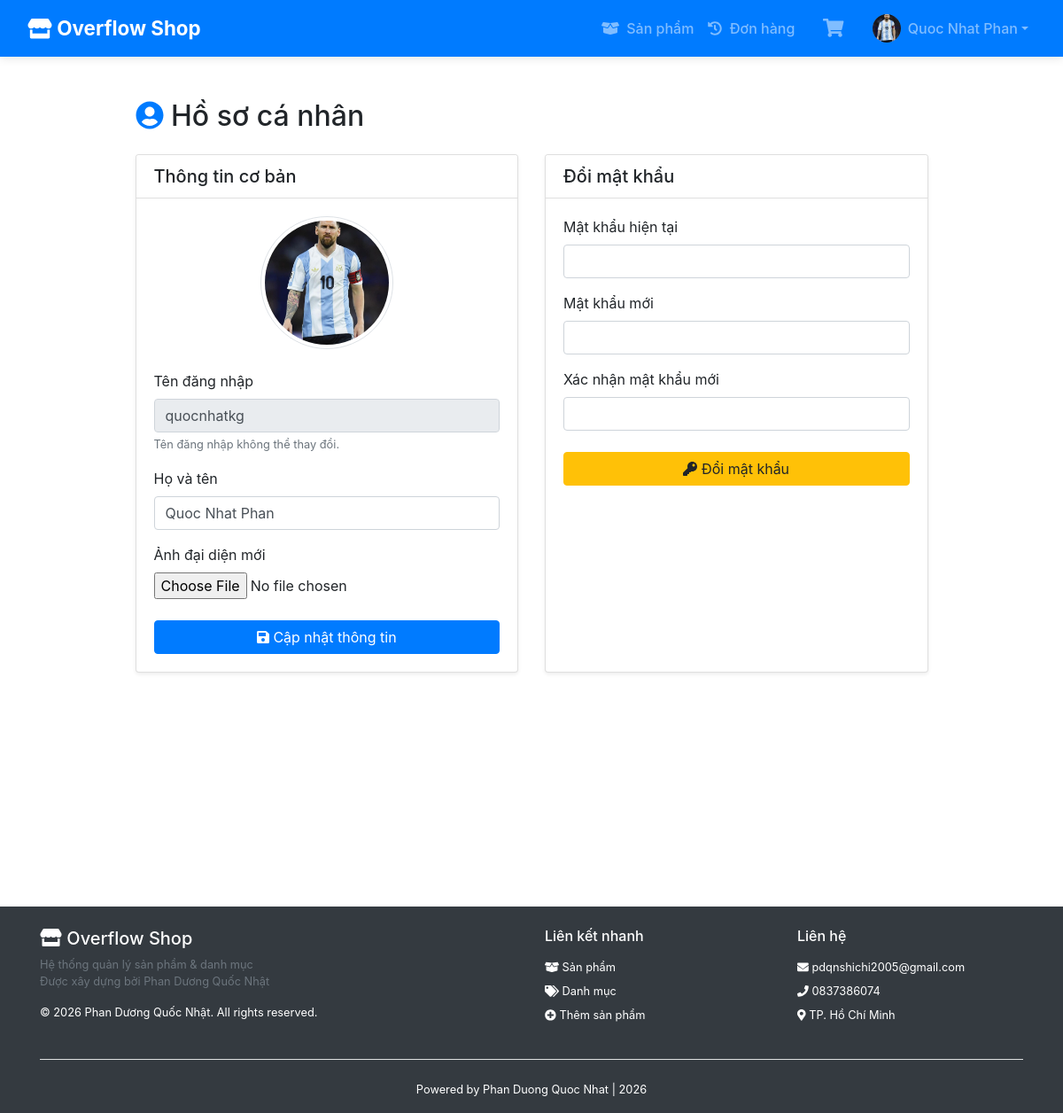
The page /account/profile (signed in) on the database its author committed.
### tables this page shows
CREATE TABLE `account` (
  `id` int NOT NULL AUTO_INCREMENT,
  `username` varchar(255) NOT NULL,
  `fullname` varchar(255) NOT NULL,
  `password` varchar(255) NOT NULL,
  `role` enum('user','admin') NOT NULL DEFAULT 'user',
  `created_at` timestamp NULL DEFAULT CURRENT_TIMESTAMP,
  `avatar` varchar(255) DEFAULT NULL,
  PRIMARY KEY (`id`),
  UNIQUE KEY `username` (`username`)
);

### app/controllers/AccountController.php (called while the page is built, shortened)
<?php
require_once 'app/config/database.php';
require_once 'app/models/AccountModel.php';
class AccountController
{
    private $accountModel;
    public function __construct()
    {
        $this->db = (new Database())->getConnection();
        $this->accountModel = new AccountModel($this->db);
    }
    public function profile()
    {
        $account = $this->accountModel->getAccountById($_SESSION['user_id']);
        include_once 'app/views/account/profile.php';
    }
}

### index.php (called while the page is built, shortened)
<?php
require_once 'app/config/database.php';
$url = $_GET['url'] ?? '';
$url = rtrim($url, '/');
$url = filter_var($url, FILTER_SANITIZE_URL);
$url = explode('/', $url);
$action = isset($url[1]) && $url[1] !== '' ? $url[1] : 'index';
$controller = new $controllerName();
call_user_func_array([$controller, $action], array_slice($url, 2));

### app/config/database.php (called while the page is built, shortened)
<?php
class Database
{
    private $host = "localhost";
    private $db_name = "quocnhat_store";
    private $username = "root";
    private $password = "";
    public function getConnection()
    {
        $this->conn = null;
        try {
            $this->conn = new PDO("mysql:host=" . $this->host . ";dbname=" . $this->db_name, $this->username, $this->password);
            $this->conn->exec("set names utf8");
        } catch (PDOException $exception) {
            echo "Connection error: " . $exception->getMessage();
        }
        return $this->conn;
    }
}

### app/models/AccountModel.php (called while the page is built, shortened)
<?php
class AccountModel
{
    private $conn;
    private $table_name = "account";
    public function __construct($db)
    {
        $this->conn = $db;
    }
    public function getAccountById($id)
    {
        $query = "SELECT id, username, fullname, password, role, avatar, created_at
                  FROM " . $this->table_name . " WHERE id = :id";
        $stmt = $this->conn->prepare($query);
        $stmt->bindParam(':id', $id, PDO::PARAM_INT);
        $stmt->execute();
        return $stmt->fetch(PDO::FETCH_OBJ);
    }
}

### app/views/account/profile.php (the view, shortened to what this page needs)
<?php include 'app/views/shares/header.php'; ?>
<div class="container mt-5 mb-5">
    <div class="row justify-content-center">
        <div class="col-lg-10">
            <h2 class="mb-4"><i class="fas fa-user-circle text-primary"></i> Hồ sơ cá nhân</h2>
            <div class="row">
                <div class="col-md-6 mb-4">
                    <div class="card shadow-sm h-100">
                        <div class="card-header bg-white">
                            <h5 class="mb-0">Thông tin cơ bản</h5>
                        </div>
                        <div class="card-body">
                            <form action="/PhanDuongQuocNhat/account/updateProfile" method="POST" enctype="multipart/form-data">
                                <div class="text-center mb-4">
                                    <?php if (!empty($account->avatar)): ?>
                                        <img src="/PhanDuongQuocNhat/<?= htmlspecialchars($account->avatar) ?>"
                                             class="rounded-circle img-thumbnail"
                                             style="width: 150px; height: 150px; object-fit: cover;"
                                             alt="Avatar">
                                    <?php else: ?>
                                        <div class="rounded-circle bg-light d-flex align-items-center justify-content-center mx-auto" style="width: 150px; height: 150px;">
                                            <i class="fas fa-user fa-5x text-secondary"></i>
                                        </div>
                                    <?php endif; ?>
                                </div>
                                <div class="form-group">
                                    <label class="fw-bold">Tên đăng nhập</label>
                                    <input type="text" class="form-control" value="<?= htmlspecialchars($account->username) ?>" readonly disabled>
                                    <small class="form-text text-muted">Tên đăng nhập không thể thay đổi.</small>
                                </div>
                                <div class="form-group">
                                    <label class="fw-bold">Họ và tên</label>
                                    <input type="text" name="fullname" class="form-control" value="<?= htmlspecialchars($account->fullname) ?>" required>
                                </div>
                                <div class="form-group">
                                    <label class="fw-bold">Ảnh đại diện mới</label>
                                    <input type="file" name="avatar" class="form-control-file" accept="image/*">
                                </div>
                                <button type="submit" class="btn btn-primary d-block w-100 mt-4">
                                    <i class="fas fa-save"></i> Cập nhật thông tin
                                </button>
                            </form>
                        </div>
                    </div>
                </div>
                <div class="col-md-6 mb-4">
                    <div class="card shadow-sm h-100">
                        <div class="card-header bg-white">
                            <h5 class="mb-0">Đổi mật khẩu</h5>
                        </div>
                        <div class="card-body">
                            <form action="/PhanDuongQuocNhat/account/changePassword" method="POST">
                                <div class="form-group">
                                    <label class="fw-bold">Mật khẩu hiện tại</label>
                                    <input type="password" name="current_password" class="form-control" required>
                                </div>
                                <div class="form-group">
                                    <label class="fw-bold">Mật khẩu mới</label>
                                    <input type="password" name="new_password" class="form-control" required minlength="6">
                                </div>
                                <div class="form-group">
                                    <label class="fw-bold">Xác nhận mật khẩu mới</label>
                                    <input type="password" name="confirm_password" class="form-control" required minlength="6">
                                </div>
                                <button type="submit" class="btn btn-warning d-block w-100 mt-4">
                                    <i class="fas fa-key"></i> Đổi mật khẩu
                                </button>
                            </form>
                        </div>
                    </div>
                </div>
            </div>
        </div>
    </div>
</div>
<?php include 'app/views/shares/footer.php'; ?>

### rows shown on the page
account: avatar (picture), username "quocnhatkg", fullname "Quoc Nhat Phan"

### other values the page prints
$_SESSION['fullname'] "Quoc Nhat Phan"
